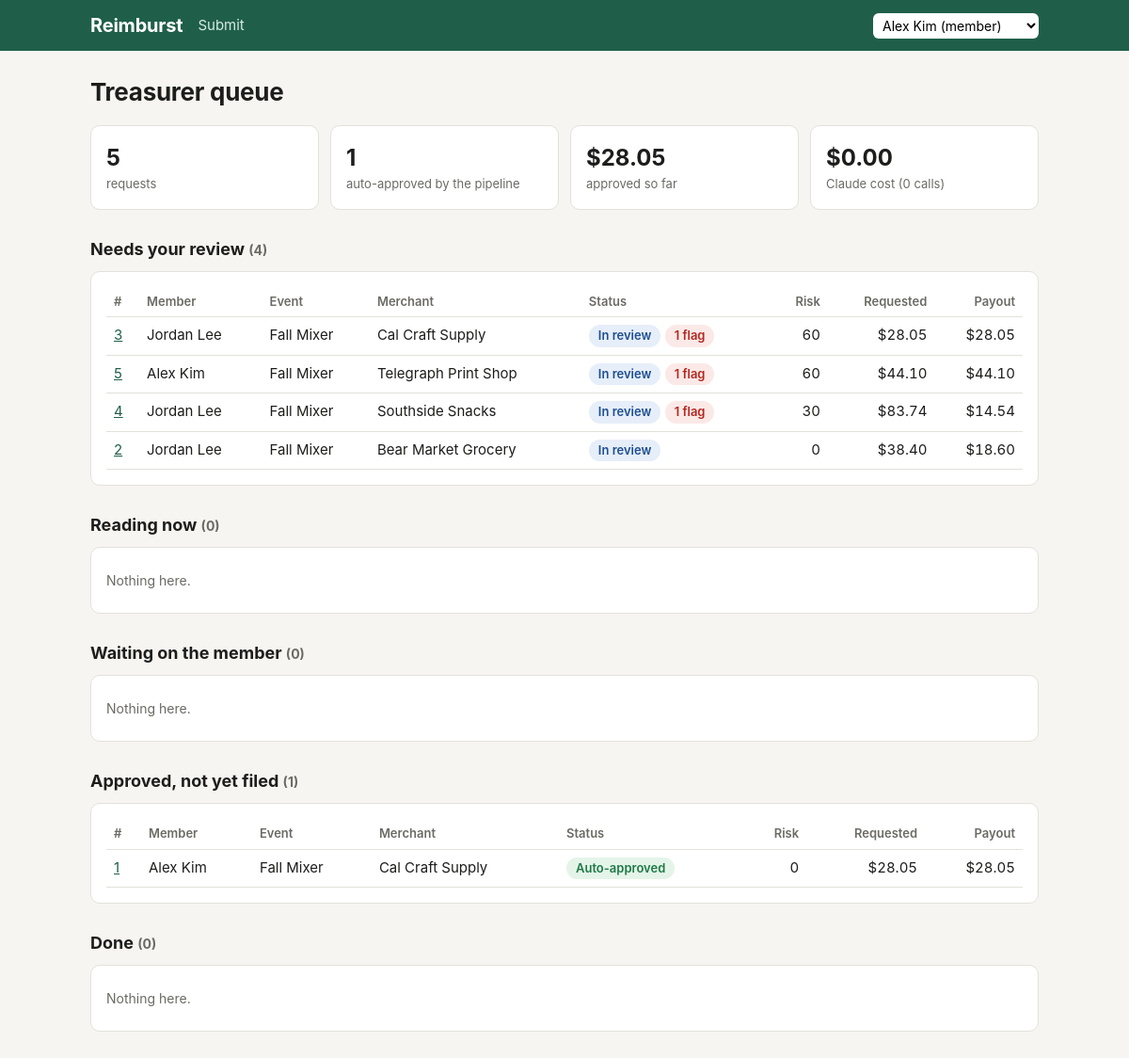
Page /treasurer on the committed database.
### tables this page shows
CREATE TABLE receipts (
    id INTEGER PRIMARY KEY,
    submission_id INTEGER NOT NULL REFERENCES submissions(id),
    is_current INTEGER NOT NULL DEFAULT 1,
    original_path TEXT NOT NULL,
    processed_path TEXT,
    sha256 TEXT NOT NULL,
    dhash TEXT,
    ai_marker TEXT NOT NULL DEFAULT '',
    merchant TEXT NOT NULL DEFAULT '',
    purchase_date TEXT NOT NULL DEFAULT '',
    total_cents INTEGER,
    card_last4 TEXT NOT NULL DEFAULT '',
    extraction_json TEXT,
    created_at TEXT NOT NULL
);

CREATE TABLE submissions (
    id INTEGER PRIMARY KEY,
    member_id INTEGER NOT NULL REFERENCES members(id),
    event_id INTEGER NOT NULL REFERENCES events(id),
    note TEXT NOT NULL DEFAULT '',
    status TEXT NOT NULL,
    requested_cents INTEGER,
    recommended_cents INTEGER,
    approved_cents INTEGER,
    risk_score INTEGER NOT NULL DEFAULT 0,
    recommendation TEXT NOT NULL DEFAULT '',
    member_message TEXT NOT NULL DEFAULT '',
    treasurer_note TEXT NOT NULL DEFAULT '',
    held_until TEXT,                      -- YYYY-MM-DD, payout waits until the event happened
    packet_id INTEGER REFERENCES packets(id),
    error TEXT NOT NULL DEFAULT '',
    created_at TEXT NOT NULL,
    updated_at TEXT NOT NULL
);

CREATE TABLE members (
    id INTEGER PRIMARY KEY,
    club_id INTEGER NOT NULL REFERENCES clubs(id),
    name TEXT NOT NULL,
    email TEXT NOT NULL,
    role TEXT NOT NULL CHECK (role IN ('member', 'treasurer'))
);

CREATE TABLE events (
    id INTEGER PRIMARY KEY,
    club_id INTEGER NOT NULL REFERENCES clubs(id),
    name TEXT NOT NULL,
    event_date TEXT NOT NULL,             -- YYYY-MM-DD
    fund TEXT NOT NULL CHECK (fund IN ('ABSA', 'MISC')),
    budget_cents INTEGER NOT NULL DEFAULT 0
);

### app/main.py (the view)
@app.get("/treasurer")
def treasurer(request: Request):
    user = current_user(request)
    base = """SELECT s.*, m.name AS member_name, e.name AS event_name, r.merchant,
                     (SELECT COUNT(*) FROM findings f WHERE f.submission_id = s.id AND f.points > 0) AS flags
              FROM submissions s JOIN members m ON m.id = s.member_id JOIN events e ON e.id = s.event_id
              LEFT JOIN receipts r ON r.submission_id = s.id AND r.is_current = 1
              WHERE m.club_id = ?"""
    cid = (user["club_id"],)
    sections = [
        ("Needs your review", db.all_rows(base + " AND s.status IN ('in_review', 'error')"
                                          " ORDER BY s.risk_score DESC, s.id", cid)),
        ("Reading now", db.all_rows(base + " AND s.status IN ('received', 'processing') ORDER BY s.id", cid)),
        ("Waiting on the member", db.all_rows(base + " AND s.status = 'needs_info' ORDER BY s.id", cid)),
        ("Approved, not yet filed", db.all_rows(base + " AND s.status IN ('auto_approved', 'approved',"
                                                " 'partially_approved') ORDER BY s.id DESC", cid)),
        ("Done", db.all_rows(base + " AND s.status IN ('packeted', 'rejected') ORDER BY s.updated_at DESC LIMIT 25", cid)),
    ]
    stats = db.one(
        """SELECT COUNT(*) AS total,
                  COALESCE(SUM(CASE WHEN s.status IN ('auto_approved','approved','partially_approved','packeted')
                       THEN s.approved_cents ELSE 0 END), 0) AS approved_cents
           FROM submissions s JOIN members m ON m.id = s.member_id WHERE m.club_id = ?""", cid)
    stats["auto"] = db.one(
        """SELECT COUNT(DISTINCT a.submission_id) AS n FROM audit_log a
           JOIN submissions s ON s.id = a.submission_id JOIN members m ON m.id = s.member_id
           WHERE m.club_id = ? AND a.action = 'pipeline decision' AND a.to_status = 'auto_approved'""", cid)["n"]
    cost = db.one("SELECT COALESCE(SUM(cost_usd), 0) AS usd, COUNT(*) AS calls FROM ai_calls WHERE source = 'api'")
    return render(request, "treasurer.html", sections=sections, stats=stats, cost=cost)

### app/templates/treasurer.html (shortened to what this page needs)
{% extends "base.html" %}
{% set nav = 'treasurer' %}
{% block content %}
<h1>Treasurer queue</h1>
<div class="stats">
  <div class="card stat"><div class="n">{{ stats.total }}</div><div class="l">requests</div></div>
  <div class="card stat"><div class="n">{{ stats.auto }}</div><div class="l">auto-approved by the pipeline</div></div>
  <div class="card stat"><div class="n">{{ stats.approved_cents | money }}</div><div class="l">approved so far</div></div>
  <div class="card stat"><div class="n">${{ '%.2f' | format(cost.usd) }}</div><div class="l">Claude cost ({{ cost.calls }} calls)</div></div>
</div>
{% for title, rows in sections %}
<h2>{{ title }} <span class="muted small">({{ rows | length }})</span></h2>
<div class="card scroll">
  {% if rows %}
  <table>
    <tr><th>#</th><th>Member</th><th>Event</th><th>Merchant</th><th>Status</th><th class="num">Risk</th><th class="num">Requested</th><th class="num">Payout</th></tr>
    {% for s in rows %}
    {% set label, color = STATUS_LABELS[s.status] %}
    <tr class="rowlink" onclick="location.href='/s/{{ s.id }}'">
      <td><a href="/s/{{ s.id }}">{{ s.id }}</a></td>
      <td>{{ s.member_name }}</td>
      <td>{{ s.event_name }}</td>
      <td>{{ s.merchant or '—' }}</td>
      <td><span class="badge b-{{ color }}">{{ label }}</span>{% if s.flags %} <span class="badge b-red">{{ s.flags }} flag{{ 's' if s.flags > 1 }}</span>{% endif %}</td>
      <td class="num">{{ s.risk_score }}</td>
      <td class="num">{{ s.requested_cents | money }}</td>
      <td class="num">{{ (s.approved_cents if s.approved_cents is not none else s.recommended_cents) | money }}</td>
    </tr>
    {% endfor %}
  </table>
  {% else %}
  <div class="empty">Nothing here.</div>
  {% endif %}
</div>
{% endfor %}
{% endblock %}

### app/templates/base.html (shortened to what this page needs)
<!doctype html>
<html lang="en">
<head>
  <link rel="stylesheet" href="/static/style.css">
</head>
<body>
<header>
  <div class="bar">
    <a class="logo" href="/">Reimburst</a>
    <nav>
      <a href="/member" class="{{ 'on' if nav == 'member' }}">Submit</a>
    </nav>
    <form action="/switch" method="get">
      <select name="uid" onchange="this.form.submit()" aria-label="Viewing as">
        {% for m in members %}
        <option value="{{ m.id }}" {{ 'selected' if m.id == user.id }}>{{ m.name }} ({{ m.role }})</option>
        {% endfor %}
      </select>
    </form>
  </div>
</header>
<main>
{% block content %}{% endblock %}
</main>
</body>
</html>

### app/static/style.css (style rules this page uses)
:root { --bg: #f6f5f1; --card: #ffffff; --ink: #1d1d1b; --muted: #6b6a64; --line: #e3e1da; --brand: #1f5f4a; --brand-ink: #ffffff; --green: #1e7a46; --green-bg: #e5f4e9; --amber: #8a5a00; --amber-bg: #fbf0d9; --red: #b3261e; --red-bg: #fbe9e7; --blue: #1d4f91; --blue-bg: #e6eef9; --gray: #55544f; --gray-bg: #eeede8; --purple: #5b3a9a; --purple-bg: #efeafa; --radius: 10px; }
* { box-sizing: border-box; }
body { margin: 0; background: var(--bg); color: var(--ink); font: 16px/1.5 -apple-system, BlinkMacSystemFont, "Segoe UI", Roboto, Helvetica, Arial, sans-serif; }
a { color: var(--brand); }
header { background: var(--brand); color: var(--brand-ink); }
header .bar { max-width: 1040px; min-width: 0; margin: 0 auto; padding: 12px 16px; display: flex; gap: 16px; align-items: center; flex-wrap: wrap; }
header .logo { font-weight: 700; font-size: 20px; color: inherit; text-decoration: none; letter-spacing: -0.01em; }
header nav { display: flex; gap: 14px; flex: 1; flex-wrap: wrap; }
header nav a { color: #d8ebe3; text-decoration: none; font-size: 15px; }
header form { min-width: 0; max-width: 100%; }
header select { font: inherit; font-size: 14px; padding: 4px 6px; border-radius: 6px; border: 0; max-width: 100%; width: auto; }
main { max-width: 1040px; margin: 0 auto; padding: 20px 16px 64px; }
h1 { font-size: 26px; margin: 4px 0 16px; letter-spacing: -0.01em; }
h2 { font-size: 18px; margin: 28px 0 10px; }
.muted { color: var(--muted); }
.small { font-size: 14px; }
.card { background: var(--card); border: 1px solid var(--line); border-radius: var(--radius); padding: 16px; }
input[type=text], select, textarea { width: 100%; font: inherit; padding: 10px; border: 1px solid var(--line); border-radius: 8px; background: #fff; }
.badge { display: inline-block; font-size: 13px; font-weight: 600; padding: 2px 10px; border-radius: 999px; white-space: nowrap; }
.b-green { color: var(--green); background: var(--green-bg); }
.b-red { color: var(--red); background: var(--red-bg); }
.b-blue { color: var(--blue); background: var(--blue-bg); }
table { width: 100%; border-collapse: collapse; font-size: 15px; }
th { text-align: left; font-size: 13px; color: var(--muted); font-weight: 600; padding: 6px 8px; border-bottom: 1px solid var(--line); }
td { padding: 8px; border-bottom: 1px solid var(--line); vertical-align: top; }
td.num, th.num { text-align: right; white-space: nowrap; font-variant-numeric: tabular-nums; }
.rowlink { cursor: pointer; }
.scroll { overflow-x: auto; }
.stats { display: grid; grid-template-columns: repeat(auto-fit, minmax(160px, 1fr)); gap: 12px; }
.stat .n { font-size: 24px; font-weight: 700; }
.stat .l { font-size: 13px; color: var(--muted); }
.empty { color: var(--muted); font-size: 14px; padding: 8px 0; }

### rows in the picture
receipts: id "3", member_name "Jordan Lee", event_name "Fall Mixer", merchant "Cal Craft Supply", label "In review", flags "1", risk_score "60", requested_cents "$28.05"
submissions: recommended_cents "$28.05"
receipts: id "5", member_name "Alex Kim", event_name "Fall Mixer", merchant "Telegraph Print Shop", label "In review", flags "1", risk_score "60", requested_cents "$44.10"
submissions: recommended_cents "$44.10"
receipts: id "4", member_name "Jordan Lee", event_name "Fall Mixer", merchant "Southside Snacks", label "In review", flags "1", risk_score "30", requested_cents "$83.74"
submissions: recommended_cents "$14.54"
receipts: id "2", member_name "Jordan Lee", event_name "Fall Mixer", merchant "Bear Market Grocery", label "In review", risk_score "0", requested_cents "$38.40"
submissions: recommended_cents "$18.60"
receipts: id "1", member_name "Alex Kim", event_name "Fall Mixer", merchant "Cal Craft Supply", label "Auto-approved", risk_score "0", requested_cents "$28.05"
submissions: approved_cents "$28.05"

### other values in the picture
{{ stats.total }} "5"
{{ stats.auto }} "1"
{{ stats.approved_cents | money }} "$28.05"
{{ '%.2f' | format(cost.usd) }} "0.00"
{{ cost.calls }} "0"
{{ title }} "Needs your review" "Reading now" "Waiting on the member" "Approved, not yet filed" "Done"
{{ rows | length }} "4" "0" "0" "1" "0"
form field uid "Alex Kim (member)"
